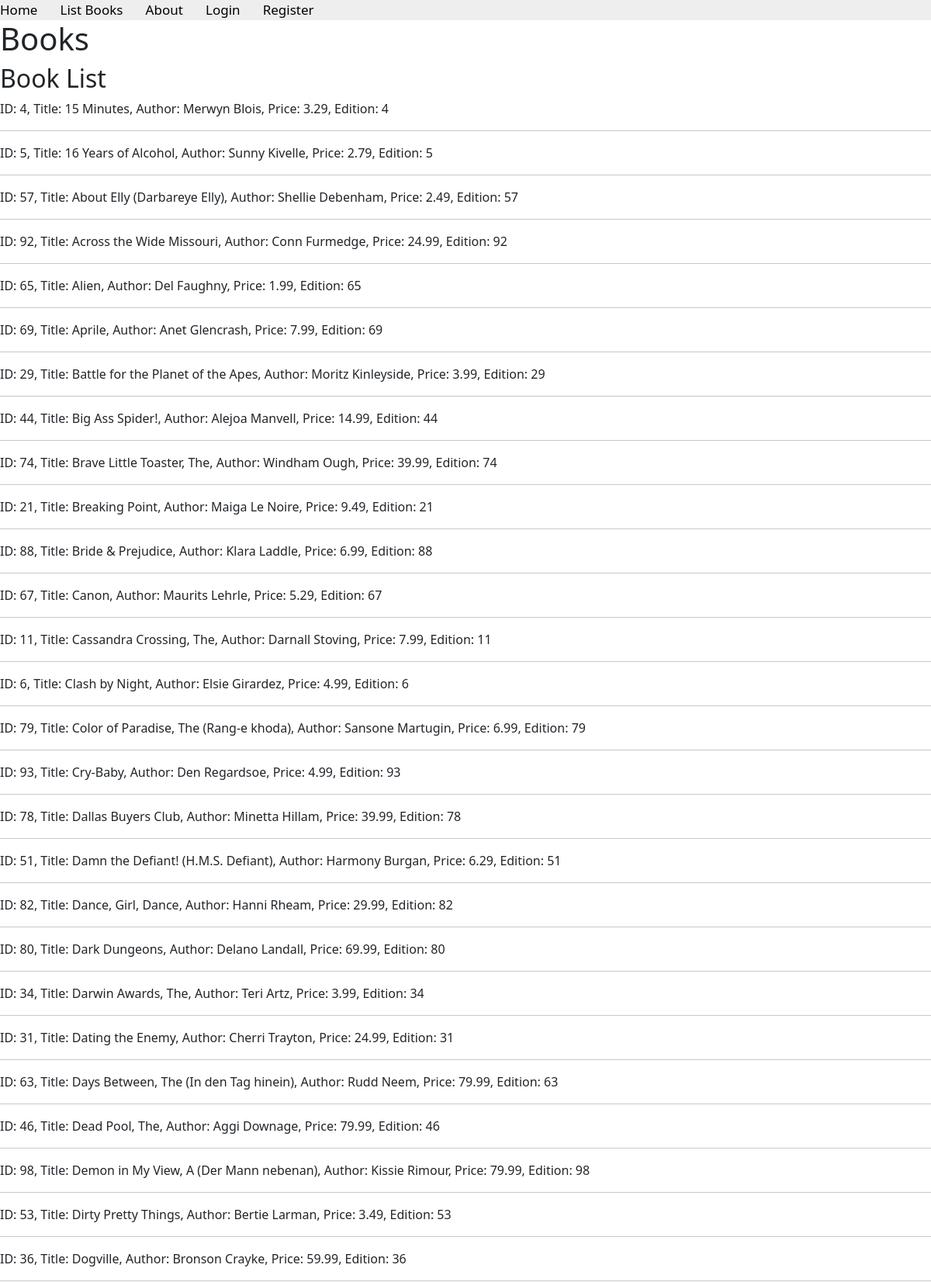
Page /books/lab8/task4/ (upper part) on the committed database.
### apps/bookmodule/models.py (models this page shows)
class Book(models.Model):
    title = models.CharField(max_length = 50)
    author = models.CharField(max_length = 50)
    price = models.FloatField(default = 0.0)
    edition = models.SmallIntegerField(default = 1)

### apps/bookmodule/views.py (the view)
# urls.py: path('lab8/task4/', views.task4, name='lab8.task4'),
def task4(request):
    books = Book.objects.order_by('title')
    return render(request, 'bookmodule/bookList.html', {'books': books})

### apps/templates/bookmodule/bookList.html (shortened to what this page needs)
{% extends "layouts/base.html" %}
{% block content %}
<h1>Books</h1>
<h2>Book List</h2>
{% if books %}
    {% for mybooks in books %}
    <p>ID: {{ mybooks.id }}, Title: {{ mybooks.title }}, Author: {{ mybooks.author }}, Price: {{ mybooks.price }}, Edition: {{ mybooks.edition }}</p>
    <hr>
    {% endfor %}
{% else %}
    <p>No books found.</p>
{% endif %}
{% endblock content %}

### rows in the picture
Book: id "4", title "15 Minutes", author "Merwyn Blois", price "3.29", edition "4"
Book: id "5", title "16 Years of Alcohol", author "Sunny Kivelle", price "2.79", edition "5"
Book: id "57", title "About Elly (Darbareye Elly)", author "Shellie Debenham", price "2.49", edition "57"
Book: id "92", title "Across the Wide Missouri", author "Conn Furmedge", price "24.99", edition "92"
Book: id "65", title "Alien", author "Del Faughny", price "1.99", edition "65"
Book: id "69", title "Aprile", author "Anet Glencrash", price "7.99", edition "69"
Book: id "29", title "Battle for the Planet of the Apes", author "Moritz Kinleyside", price "3.99", edition "29"
Book: id "44", title "Big Ass Spider!", author "Alejoa Manvell", price "14.99", edition "44"
Book: id "74", title "Brave Little Toaster, The", author "Windham Ough", price "39.99", edition "74"
Book: id "21", title "Breaking Point", author "Maiga Le Noire", price "9.49", edition "21"
Book: id "88", title "Bride & Prejudice", author "Klara Laddle", price "6.99", edition "88"
Book: id "67", title "Canon", author "Maurits Lehrle", price "5.29", edition "67"
Book: id "11", title "Cassandra Crossing, The", author "Darnall Stoving", price "7.99", edition "11"
Book: id "6", title "Clash by Night", author "Elsie Girardez", price "4.99", edition "6"
Book: id "79", title "Color of Paradise, The (Rang-e khoda)", author "Sansone Martugin", price "6.99", edition "79"
Book: id "93", title "Cry-Baby", author "Den Regardsoe", price "4.99", edition "93"
Book: id "78", title "Dallas Buyers Club", author "Minetta Hillam", price "39.99", edition "78"
Book: id "51", title "Damn the Defiant! (H.M.S. Defiant)", author "Harmony Burgan", price "6.29", edition "51"
Book: id "82", title "Dance, Girl, Dance", author "Hanni Rheam", price "29.99", edition "82"
Book: id "80", title "Dark Dungeons", author "Delano Landall", price "69.99", edition "80"
Book: id "34", title "Darwin Awards, The", author "Teri Artz", price "3.99", edition "34"
Book: id "31", title "Dating the Enemy", author "Cherri Trayton", price "24.99", edition "31"
Book: id "63", title "Days Between, The (In den Tag hinein)", author "Rudd Neem", price "79.99", edition "63"
Book: id "46", title "Dead Pool, The", author "Aggi Downage", price "79.99", edition "46"
Book: id "98", title "Demon in My View, A (Der Mann nebenan)", author "Kissie Rimour", price "79.99", edition "98"
Book: id "53", title "Dirty Pretty Things", author "Bertie Larman", price "3.49", edition "53"
Book: id "36", title "Dogville", author "Bronson Crayke", price "59.99", edition "36"
